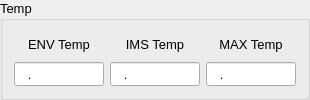
     <widget class="QGroupBox" name="groupBox_4">
      <property name="sizePolicy">
       <sizepolicy hsizetype="Preferred" vsizetype="Fixed">
        <horstretch>0</horstretch>
        <verstretch>0</verstretch>
       </sizepolicy>
      </property>
      <property name="maximumSize">
       <size>
        <width>400</width>
        <height>16777215</height>
       </size>
      </property>
      <property name="font">
       <font>
        <family>Arial</family>
        <pointsize>10</pointsize>
        <weight>50</weight>
        <bold>false</bold>
       </font>
      </property>
      <property name="title">
       <string>Temp</string>
      </property>
      <property name="flat">
       <bool>false</bool>
      </property>
      <layout class="QGridLayout" name="gridLayout_4">
       <item row="0" column="2">
        <widget class="QLabel" name="label_23">
         <property name="minimumSize">
          <size>
           <width>50</width>
           <height>15</height>
          </size>
         </property>
         <property name="maximumSize">
          <size>
           <width>120</width>
           <height>30</height>
          </size>
         </property>
         <property name="whatsThis">
          <string>&lt;html&gt;&lt;head/&gt;&lt;body&gt;&lt;p&gt;DCDC Primary side current &lt;/p&gt;&lt;/body&gt;&lt;/html&gt;</string>
         </property>
         <property name="text">
          <string>MAX Temp</string>
         </property>
         <property name="alignment">
          <set>Qt::AlignCenter</set>
         </property>
        </widget>
       </item>
       <item row="1" column="0">
        <widget class="QLineEdit" name="lineEdit_Tenv">
         <property name="minimumSize">
          <size>
           <width>60</width>
           <height>20</height>
          </size>
         </property>
         <property name="maximumSize">
          <size>
           <width>90</width>
           <height>30</height>
          </size>
         </property>
         <property name="inputMask">
          <string>000.0</string>
         </property>
         <property name="readOnly">
          <bool>true</bool>
         </property>
        </widget>
       </item>
       <item row="0" column="0">
        <widget class="QLabel" name="label_22">
         <property name="minimumSize">
          <size>
           <width>50</width>
           <height>15</height>
          </size>
         </property>
         <property name="maximumSize">
          <size>
           <width>120</width>
           <height>30</height>
          </size>
         </property>
         <property name="text">
          <string>ENV Temp</string>
         </property>
         <property name="alignment">
          <set>Qt::AlignCenter</set>
         </property>
        </widget>
       </item>
       <item row="1" column="2">
        <widget class="QLineEdit" name="lineEdit_Tmax">
         <property name="minimumSize">
          <size>
           <width>60</width>
           <height>20</height>
          </size>
         </property>
         <property name="maximumSize">
          <size>
           <width>90</width>
           <height>30</height>
          </size>
         </property>
         <property name="inputMask">
          <string>000.0</string>
         </property>
         <property name="readOnly">
          <bool>true</bool>
         </property>
        </widget>
       </item>
       <item row="1" column="1">
        <widget class="QLineEdit" name="lineEdit_Tims">
         <property name="minimumSize">
          <size>
           <width>60</width>
           <height>20</height>
          </size>
         </property>
         <property name="maximumSize">
          <size>
           <width>90</width>
           <height>30</height>
          </size>
         </property>
         <property name="inputMask">
          <string>000.0</string>
         </property>
        </widget>
       </item>
       <item row="0" column="1">
        <widget class="QLabel" name="label_8">
         <property name="minimumSize">
          <size>
           <width>50</width>
           <height>15</height>
          </size>
         </property>
         <property name="maximumSize">
          <size>
           <width>120</width>
           <height>30</height>
          </size>
         </property>
         <property name="text">
          <string>IMS Temp</string>
         </property>
         <property name="alignment">
          <set>Qt::AlignCenter</set>
         </property>
        </widget>
       </item>
      </layout>
     </widget>
